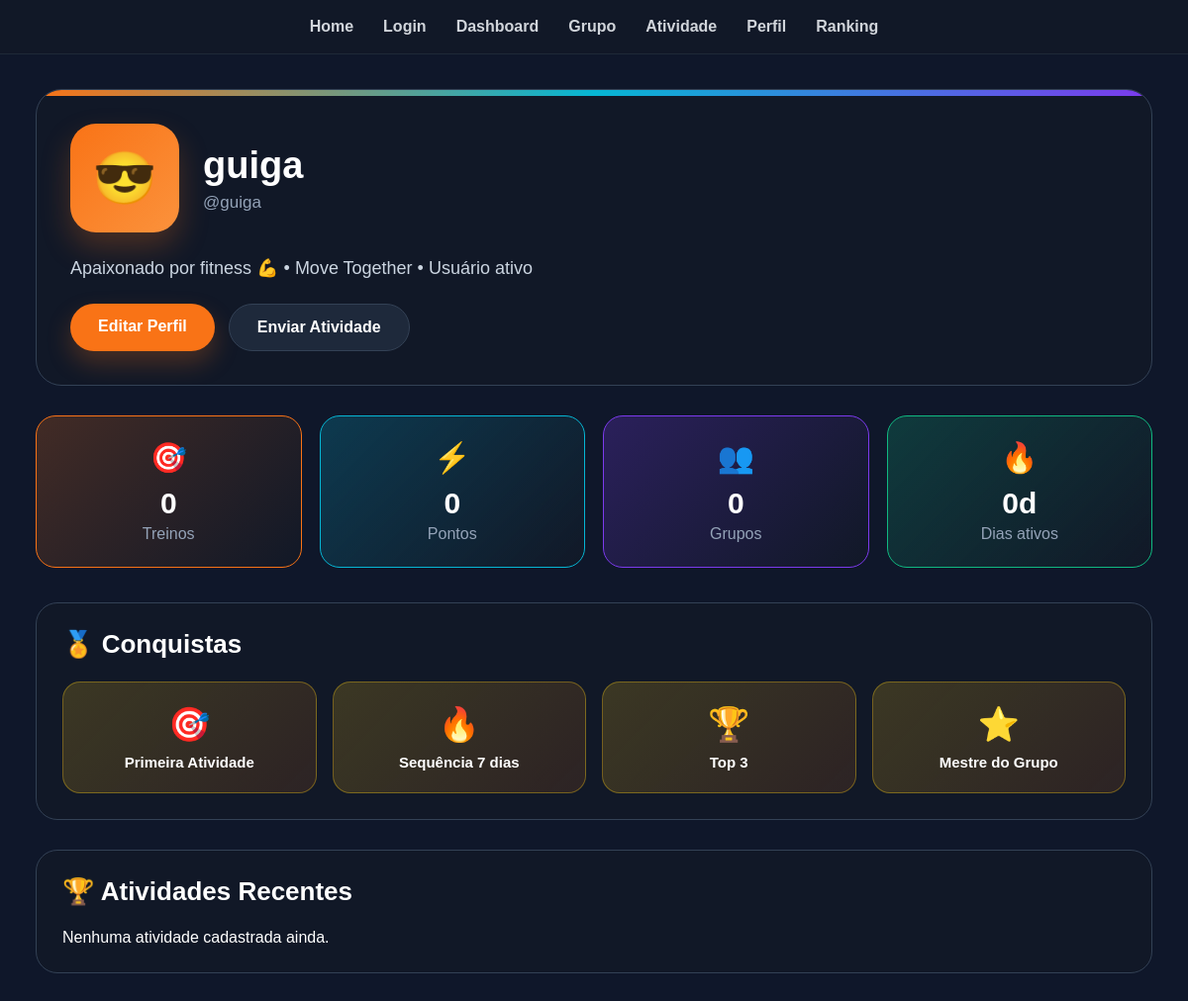
The app's page /perfil/ (signed in), older data.
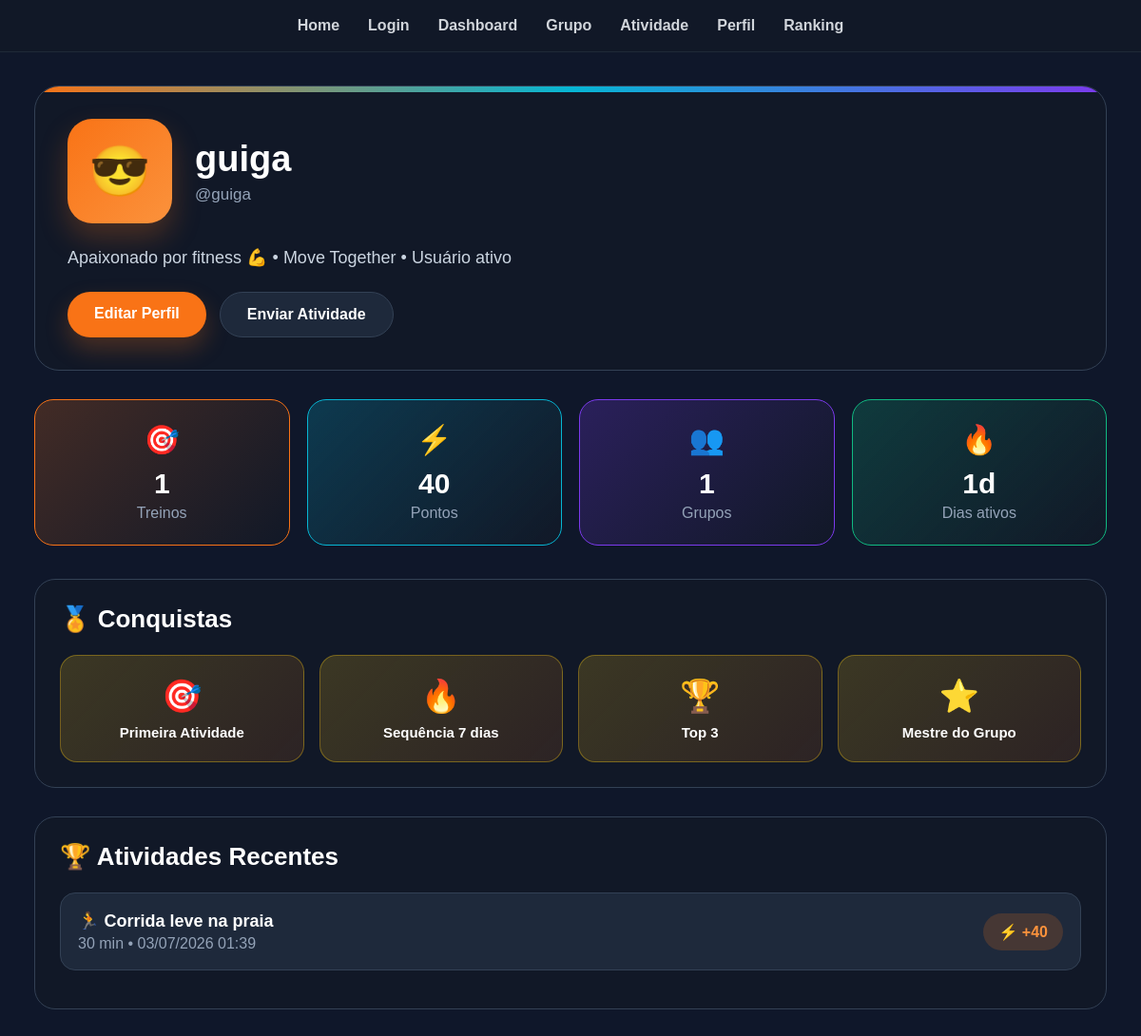
The same page, newer data.
### core/models.py (models this page shows, shortened)
class Activity(models.Model):
    user = models.ForeignKey(User, on_delete=models.CASCADE, related_name='activities')
    group = models.ForeignKey(Group, on_delete=models.CASCADE, related_name='group_activities')
    image = models.ImageField(upload_to='activities/%Y/%m/%d/', blank=True, null=True)
    description = models.TextField(blank=True, null=True)
    duration_minutes = models.PositiveIntegerField(default=0)
    points_earned = models.IntegerField(default=0)
    created_at = models.DateTimeField(auto_now_add=True)
    class Meta:
        ordering = ['-created_at']

### core/views.py (the view)
# urls.py: path('perfil/', perfil),
@login_required
def perfil(request):
    usuario = request.user
    atividades = Activity.objects.filter(
        user=usuario
    ).order_by('-created_at')
    total_pontos = atividades.aggregate(
        total=Sum('points_earned')
    )['total'] or 0
    total_treinos = atividades.count()
    total_grupos = atividades.values('group').distinct().count()
    dias_ativos = len(set(
        atividade.created_at.date() for atividade in atividades
    ))
    return render(
        request,
        'core/perfil.html',
        {
            "usuario": usuario,
            "atividades": atividades,
            "total_pontos": total_pontos,
            "total_treinos": total_treinos,
            "total_grupos": total_grupos,
            "dias_ativos": dias_ativos,
        }
    )

### core/templates/core/perfil.html (shortened to what this page needs)
<!DOCTYPE html>
<html lang="pt-br">
<head>
</head>
<body>
<nav>
    <a href="/">Home</a>
    <a href="/login/">Login</a>
    <a href="/dashboard/">Dashboard</a>
    <a href="/grupo/">Grupo</a>
    <a href="/atividade/">Atividade</a>
    <a href="/perfil/">Perfil</a>
    <a href="/ranking/">Ranking</a>
</nav>
<div class="container">
    <section class="perfil-header">
        <div class="perfil-topo">
            <div class="avatar">
                😎
            </div>
            <div class="perfil-info">
                <h1>{{ usuario.username }}</h1>
               <span>@{{ usuario.username }}</span>
            </div>
        </div>
        <p class="perfil-descricao">
Apaixonado por fitness 💪 • Move Together • Usuário ativo        </p>
        <div class="perfil-actions">
            <a href="#" class="btn btn-orange">Editar Perfil</a>
            <a href="/atividade/" class="btn btn-dark">Enviar Atividade</a>
        </div>
    </section>
    <section class="stats">
        <div class="stat-card laranja">
            <span class="icone">🎯</span>
<h2>{{ total_treinos }}</h2>            <p>Treinos</p>
        </div>
        <div class="stat-card azul">
            <span class="icone">⚡</span>
            <h2>{{ total_pontos }}</h2>
            <p>Pontos</p>
        </div>
        <div class="stat-card roxo">
            <span class="icone">👥</span>
            <h2>{{ total_grupos }}</h2>
            <p>Grupos</p>
        </div>
        <div class="stat-card verde">
            <span class="icone">🔥</span>
            <h2>{{ dias_ativos }}d</h2>
            <p>Dias ativos</p>
        </div>
    </section>
    <section class="secao">
        <h2>🏅 Conquistas</h2>
        <div class="conquistas">
            <div class="conquista">
                <span>🎯</span>
                <strong>Primeira Atividade</strong>
            </div>
            <div class="conquista">
                <span>🔥</span>
                <strong>Sequência 7 dias</strong>
            </div>
            <div class="conquista">
                <span>🏆</span>
                <strong>Top 3</strong>
            </div>
            <div class="conquista">
                <span>⭐</span>
                <strong>Mestre do Grupo</strong>
            </div>
        </div>
    </section>
    <section class="secao">
        <h2>🏆 Atividades Recentes</h2>
        {% for atividade in atividades %}
<div class="atividade-item">
    <div class="atividade-info">
        <strong>🏃 {{ atividade.description }}</strong>
        <span>{{ atividade.duration_minutes }} min • {{ atividade.created_at|date:"d/m/Y H:i" }}</span>
    </div>
    <div class="pontos">⚡ +{{ atividade.points_earned }}</div>
</div>
{% empty %}
<p>Nenhuma atividade cadastrada ainda.</p>
{% endfor %}
</body>
</html>

Row changes from the older to the newer data that the page shows:
added Activity: description "Corrida leve na praia", duration_minutes "30", created_at "03/07/2026 01:39", points_earned "40"
Text that changed along with them:
{{ total_treinos }}: "0" → "1"
{{ total_pontos }}: "0" → "40"
{{ total_grupos }}: "0" → "1"
{{ dias_ativos }}: "0" → "1"
text no longer shown: "Nenhuma atividade cadastrada ainda."
